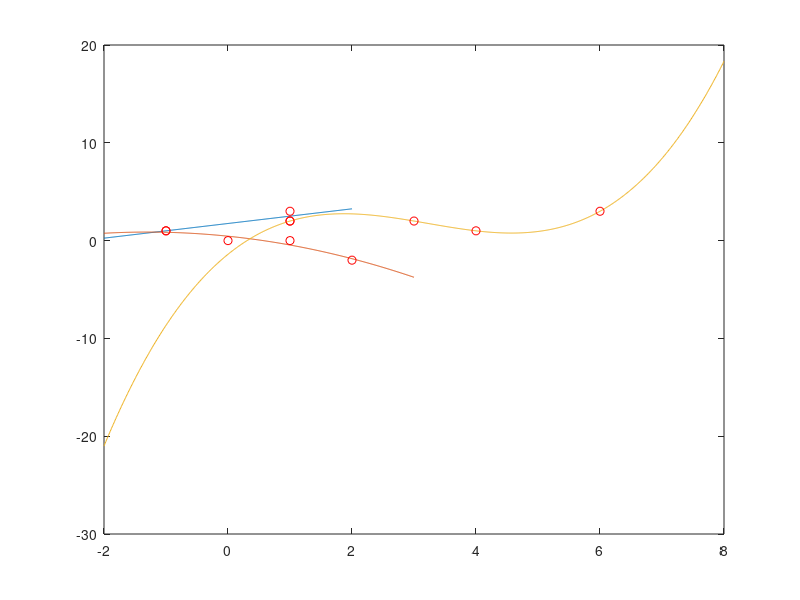

This chart was generated by the following MATLAB code:
%% linear regression/best line
clc; clear all; close all;

A=[1 1; -1 1; 1 1];
b=[2 1 3]';

M = A'*A;
N = A'*b;

%x=imv(M)*N;
x=M\N;
c2=x(1);%first element of x
c1=x(2);%Second element of x

y=@(x) c2*x+c1;

x_arr= -2:0.01:2;
y_arr= y(x_arr);

plot(x_arr,y_arr)
hold on
x_=[1 -1 1];
y_=[2 1 3];
plot(x_,y_,'or') 

%% best parabola

clc; clear all; close all;

%Ax=b Matrix form
A=[1 -1 1; 0 0 1; 1 1 1; 4 2 1];
b=[1 0 0 -2]';

M = A'*A;
N = A'*b;

%x=imv(M)*N;
x=M\N;
c3=x(1)%first element of x
c2=x(2);%Second element of x
c1=x(3);%Third element of x

y=@(x) c3*x.^2+c2*x+c1;

x_arr= -2:0.01:3;
y_arr= y(x_arr);

plot(x_arr,y_arr)
hold on
x_=[-1 0 1 2];
y_=[1 0 0 -2];
plot(x_,y_,'or') 


%% Labsheet problem 8 (b), with the values find best 3rd order polinomial

clc; clear all; close all;

%Ax=b Matrix form
A=[1 1 1 1; 27 9 3 1; 64 16 4 1; 216 36 6 1];
b=[2 2 1 3]';

M = A'*A;
N = A'*b;

%x=imv(M)*N;
x=M\N;
c4=x(1);
c3=x(2);
c2=x(3);
c1=x(4);

y=@(x) c4*x.^3+c3*x.^2+c2*x+c1;

x_arr= -2:0.01:8;
y_arr= y(x_arr);

plot(x_arr,y_arr)
hold on
x_=[1 3 4 6];
y_=[2 2 1 3];
plot(x_,y_,'or') 

% Squired Error
se=(b-A*x)'*(b-A*x)

% Root Mean Squired Error
rmse=sqrt(se/length(b))
